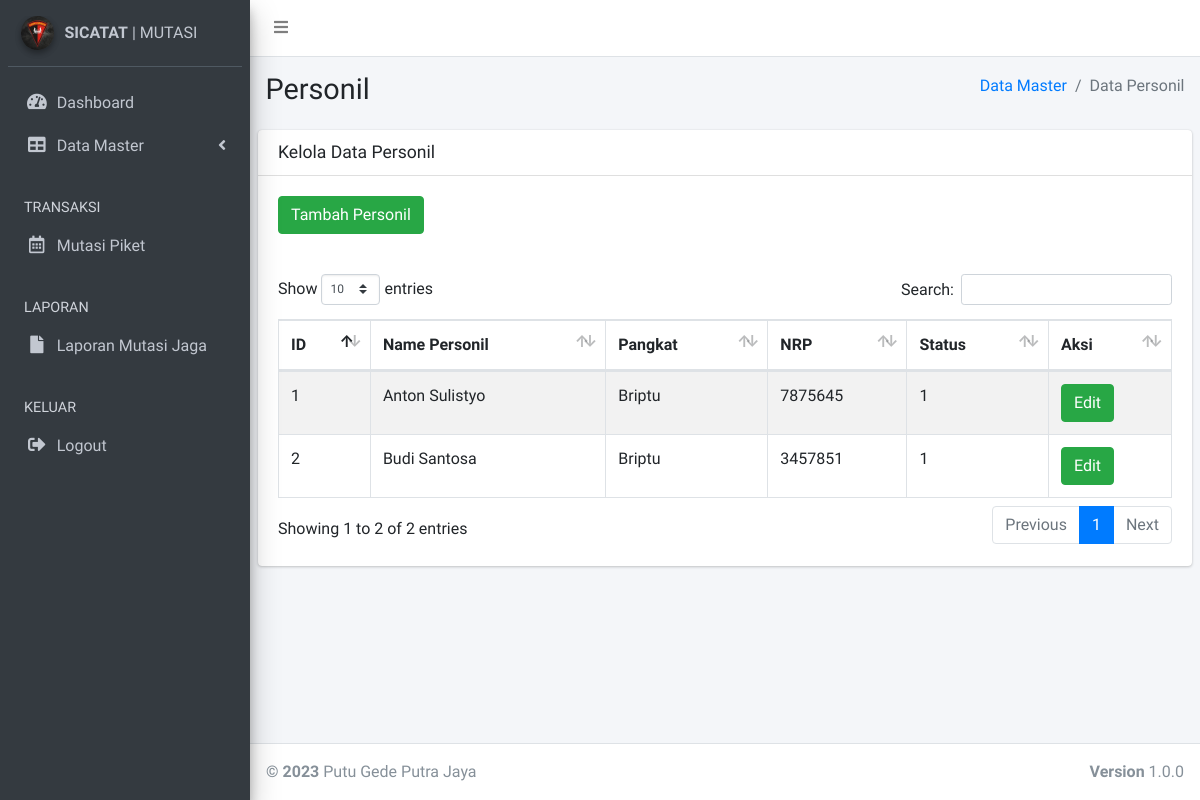
The page /personil.php (signed in) on the database as committed earlier.
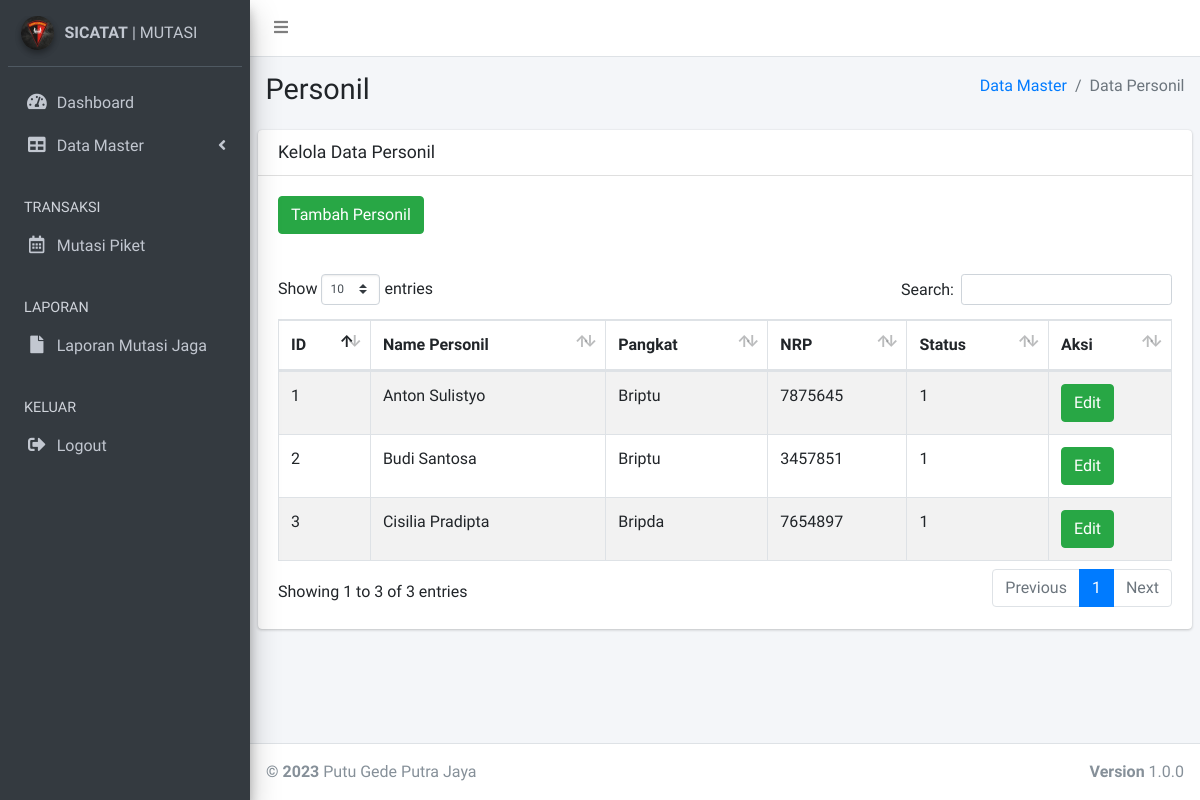
The same page on the database as committed later.
### tables this page shows
CREATE TABLE `tb_personil` (
  `id_personil` int(11) NOT NULL,
  `nama_personil` varchar(1024) DEFAULT NULL,
  `pangkat_personil` varchar(1024) DEFAULT NULL,
  `nrp_personil` int(11) DEFAULT NULL,
  `status_personil` smallint(6) DEFAULT NULL
);

### personil.php (the view, shortened to what the changed rows need)
<?php
    include "koneksi.php";
?>
<!DOCTYPE html>
<html>
<head>
  <link rel="stylesheet" href="plugins/fontawesome-free/css/all.min.css">
  <link rel="stylesheet" href="https://code.ionicframework.com/ionicons/2.0.1/css/ionicons.min.css">
  <link rel="stylesheet" href="plugins/datatables-bs4/css/dataTables.bootstrap4.css">
  <link rel="stylesheet" href="dist/css/adminlte.min.css">
</head>
<body class="hold-transition sidebar-mini">
<div class="wrapper">
  <div class="content-wrapper">
    <section class="content-header">
      <div class="container-fluid">
        <div class="row mb-2">
          <div class="col-sm-6">
            <h1>Personil</h1>
          </div>
        </div>
      </div>
    </section>
    <section class="content">
      <div class="row">
        <div class="col-12">
          <div class="card">
            <div class="card-header">
              <h3 class="card-title">Kelola Data Personil</h3>
            </div>
            <div class="card-body">
              <div class="button-table">
              </div>
            </div>
            <div class="card-body">
              <table id="example1" class="table table-bordered table-striped">
                <thead>
                <tr>
                  <th>ID</th>
                  <th>Name Personil</th>
                  <th>Pangkat</th>
                  <th>NRP</th>
                  <th>Status</th>
                  <th>Aksi</th>
                </tr>
                </thead>
              <tbody>
    <?php
      $query = mysqli_query($conn,"SELECT * FROM tb_personil");
      while ($data = mysqli_fetch_assoc($query))
      {
      ?>
        <tr>
          <td><?php echo $data['id_personil']; ?></td>
          <td><?php echo $data['nama_personil']; ?></td>
          <td><?php echo $data['pangkat_personil']; ?></td>
          <td><?php echo $data['nrp_personil']; ?></td>
          <td><?php echo $data['status_personil']; ?></td>
          <td>
          <a href="#" type="button" class="btn btn-success btn-md" data-toggle="modal" data-target="#myModal<?php echo $data['id_personil']; ?>">Edit</a>
          </td>
        </tr>
      <?php
      }
      ?>
  </tbody>
              </table>
            </div>
          </div>
        </div>
      </div>
    </section>
  </div>
</div>
</body>
</html>

Rows that differ between the two databases and show on the page:
added tb_personil: id_personil "3", nama_personil "Cisilia Pradipta", pangkat_personil "Bripda", nrp_personil "7654897", status_personil "1"
Other text that changed with them:
text written by a page script: "Show entries Search: Showing 1 to 2 of 2 entries Previous 1 Next" → "Show entries Search: Showing 1 to 3 of 3 entries Previous 1 Next"
